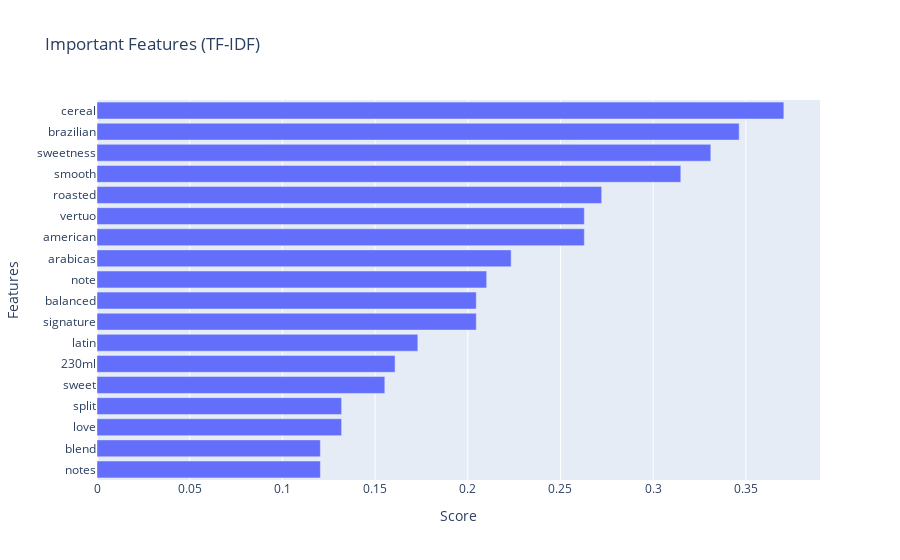

Notebook code for this chart:
### Code cell
df_featureTFIDF = get_FeatureResultsTFIDF_Vertuo(df_Prep, "Melozio", numRec, min_df, max_df, max_features, stop_words, sublinear_tf, n_lower, n_upper)
fig = px.bar(
    df_featureTFIDF,
    x="TF-IDF",
    y=df_featureTFIDF.index,
    orientation="h",
    labels={'index':'Features', 'TF-IDF':'Score'},
    title='Important Features (TF-IDF)'
)
fig.show()

### Figure 1 — Plotly figure (JSON) as saved in the notebook; plotly's stock layout.template omitted (floating-point values rounded to 4 significant figures)
{"data": [{"alignmentgroup": "True", "hovertemplate": "Score=%{x}<br>Features=%{y}<extra></extra>", "legendgroup": "", "marker": {"color": "#636efa", "pattern": {"shape": ""}}, "name": "", "offsetgroup": "", "orientation": "h", "showlegend": false, "textposition": "auto", "type": "bar", "x": [0.1205, 0.1205, 0.1319, 0.1319, 0.1553, 0.1608, 0.1731, 0.2046, 0.2046, 0.2102, 0.2234, 0.2629, 0.2629, 0.2723, 0.3149, 0.3311, 0.3464, 0.3705], "xaxis": "x", "y": ["notes", "blend", "love", "split", "sweet", "230ml", "latin", "signature", "balanced", "note", "arabicas", "american", "vertuo", "roasted", "smooth", "sweetness", "brazilian", "cereal"], "yaxis": "y"}], "layout": {"barmode": "relative", "legend": {"tracegroupgap": 0}, "title": {"text": "Important Features (TF-IDF)"}, "xaxis": {"anchor": "y", "domain": [0, 1], "title": {"text": "Score"}}, "yaxis": {"anchor": "x", "domain": [0, 1], "title": {"text": "Features"}}}}
